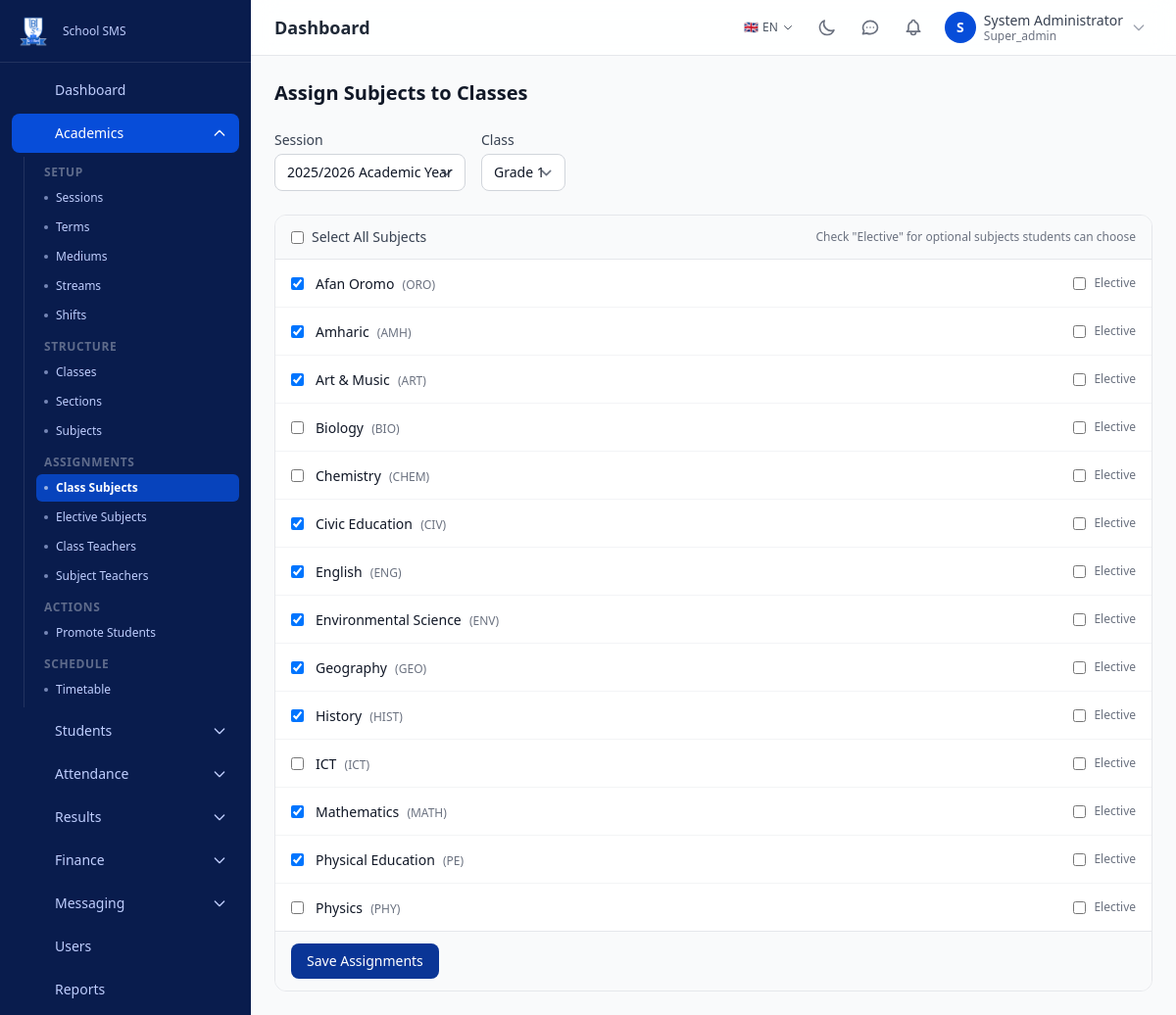
Screenshot of /academics/class-subjects (signed in) with the database file from the repository.
### tables this page shows
CREATE TABLE IF NOT EXISTS `subjects` (
    `id` BIGINT UNSIGNED NOT NULL AUTO_INCREMENT,
    `name` VARCHAR(100) NOT NULL,
    `code` VARCHAR(20) NOT NULL,
    `description` TEXT DEFAULT NULL,
    `type` ENUM('theory','practical','both') NOT NULL DEFAULT 'theory',
    `is_active` TINYINT(1) NOT NULL DEFAULT 1,
    `status` ENUM('active','inactive') NOT NULL DEFAULT 'active',
    `created_at` DATETIME NOT NULL DEFAULT CURRENT_TIMESTAMP,
    `updated_at` DATETIME NOT NULL DEFAULT CURRENT_TIMESTAMP ON UPDATE CURRENT_TIMESTAMP,
    PRIMARY KEY (`id`),
    UNIQUE KEY `uk_subjects_code` (`code`)
);

### public/index.php (called while the page is built, shortened)
<?php
require APP_ROOT . '/core/env.php';
require APP_ROOT . '/core/db.php';
require APP_ROOT . '/core/security.php';
require APP_ROOT . '/core/helpers.php';
require APP_ROOT . '/core/validation.php';
require APP_ROOT . '/core/router.php';
router_dispatch();

### core/db.php (called while the page is built, shortened)
<?php
function db_connect(): PDO {
    static $pdo = null;
    if ($pdo === null) {
        $dsn = sprintf(
            'mysql:host=%s;port=%s;dbname=%s;charset=%s',
            DB_HOST,
            DB_PORT,
            DB_NAME,
            DB_CHARSET
        );
        try {
            $pdo = new PDO($dsn, DB_USER, DB_PASS, DB_OPTIONS);
        } catch (PDOException $e) {
            error_log('Database connection failed: ' . $e->getMessage());
            if (APP_DEBUG) {
                die('Database connection failed: ' . htmlspecialchars($e->getMessage()));
            }
            die('A database error occurred. Please try again later.');
        }
    }
    return $pdo;
}
function db_query(string $sql, array $params = []): PDOStatement {
    $pdo = db_connect();
    $stmt = $pdo->prepare($sql);
    $stmt->execute($params);
    return $stmt;
}
function db_fetch_all(string $sql, array $params = []): array {
    return db_query($sql, $params)->fetchAll();
}
function db_fetch_one(string $sql, array $params = []): ?array {
    $row = db_query($sql, $params)->fetch();
    return $row ?: null;
}

### core/validation.php (called while the page is built, shortened)
<?php
function input(string $key, $default = '') {
    $value = $_POST[$key] ?? $_GET[$key] ?? $default;
    return $value;
}
function input_int(string $key, int $default = 0): int {
    return (int) input($key, $default);
}

### core/helpers.php (called while the page is built, shortened)
<?php
function get_active_session(): ?array {
    static $session = false;
    if ($session === false) {
        $session = db_fetch_one("SELECT * FROM academic_sessions WHERE is_active = 1 LIMIT 1");
    }
    return $session;
}

### core/security.php (called while the page is built, shortened)
<?php
function e(?string $value): string {
    return htmlspecialchars($value ?? '', ENT_QUOTES | ENT_SUBSTITUTE, 'UTF-8');
}

### modules/academics/views/class_subjects.php (the view, shortened to what this page needs)
<?php
$classes  = db_fetch_all("SELECT id, name FROM classes ORDER BY sort_order ASC");
$subjects = db_fetch_all("SELECT id, name, code FROM subjects WHERE is_active = 1 ORDER BY name ASC");
$sessions = db_fetch_all("SELECT id, name FROM academic_sessions ORDER BY start_date DESC");
$activeSession = get_active_session();
$filterSession = input_int('session_id') ?: ($activeSession['id'] ?? 0);
$filterClass   = input_int('class_id');
if (!$filterClass && !empty($classes)) {
    $filterClass = $classes[0]['id'];
}
$assigned    = [];
$electiveMap = [];
if ($filterClass && $filterSession) {
    $rows = db_fetch_all(
        "SELECT subject_id, is_elective FROM class_subjects WHERE class_id = ? AND session_id = ?",
        [$filterClass, $filterSession]
    );
    foreach ($rows as $r) {
        $assigned[$r['subject_id']] = true;
    }
} elseif ($filterClass) {
    $rows = db_fetch_all("SELECT subject_id, is_elective FROM class_subjects WHERE class_id = ?", [$filterClass]);
    foreach ($rows as $r) {
        $assigned[$r['subject_id']] = true;
        if ($r['is_elective']) $electiveMap[$r['subject_id']] = true;
    }
}
?>
<div class="max-w-5xl mx-auto">
    <h1 class="text-xl font-bold text-gray-900 dark:text-dark-text mb-6">Assign Subjects to Classes</h1>
    <div class="flex flex-wrap items-end gap-4 mb-6">
        <div>
            <label class="block text-sm font-medium text-gray-700 dark:text-gray-300 mb-1">Session</label>
            <select onchange="updateCSFilter()" id="csSession" class="px-3 py-2 border border-gray-300 dark:border-dark-border rounded-lg text-sm bg-white dark:bg-dark-card dark:text-dark-text">
                <?php foreach ($sessions as $s): ?>
                    <option value="<?= $s['id'] ?>" <?= $filterSession == $s['id'] ? 'selected' : '' ?>><?= e($s['name']) ?></option>
                <?php endforeach; ?>
            </select>
        </div>
        <div>
            <label class="block text-sm font-medium text-gray-700 dark:text-gray-300 mb-1">Class</label>
            <select onchange="updateCSFilter()" id="csClass" class="px-3 py-2 border border-gray-300 dark:border-dark-border rounded-lg text-sm bg-white dark:bg-dark-card dark:text-dark-text">
                <?php foreach ($classes as $c): ?>
                    <option value="<?= $c['id'] ?>" <?= $filterClass == $c['id'] ? 'selected' : '' ?>><?= e($c['name']) ?></option>
                <?php endforeach; ?>
            </select>
        </div>
    </div>
    <?php if ($filterClass): ?>
    <form method="POST" action="<?= url('academics', 'class-subjects-save') ?>">
        <div class="bg-white dark:bg-dark-card rounded-xl border border-gray-200 dark:border-dark-border overflow-hidden">
            <div class="px-4 py-3 bg-gray-50 dark:bg-dark-bg border-b flex items-center justify-between">
                <label class="flex items-center gap-2 text-sm">
                    <input type="checkbox" onclick="toggleSelectAll(this, 'subjects[]')" class="rounded border-gray-300 dark:border-dark-border text-primary-600 focus:ring-primary-500">
                    <span class="font-medium text-gray-700 dark:text-gray-300">Select All Subjects</span>
                </label>
                <span class="text-xs text-gray-500 dark:text-dark-muted">Check "Elective" for optional subjects students can choose</span>
            </div>
            <div class="divide-y divide-gray-100 dark:divide-dark-border">
                <?php foreach ($subjects as $s): ?>
                    <div class="flex items-center justify-between px-4 py-3 hover:bg-gray-50 dark:bg-dark-bg">
                        <label class="flex items-center gap-3 cursor-pointer flex-1">
                            <input type="checkbox" name="subjects[]" value="<?= $s['id'] ?>"
                                   <?= isset($assigned[$s['id']]) ? 'checked' : '' ?>
                                   class="rounded border-gray-300 dark:border-dark-border text-primary-600 focus:ring-primary-500">
                            <div>
                                <span class="text-sm font-medium text-gray-900 dark:text-dark-text"><?= e($s['name']) ?></span>
                                <span class="text-xs text-gray-500 dark:text-dark-muted ml-1">(<?= e($s['code']) ?>)</span>
                            </div>
                        </label>
                        <label class="flex items-center gap-2 cursor-pointer">
                            <input type="checkbox" name="electives[]" value="<?= $s['id'] ?>"
                                   <?= isset($electiveMap[$s['id']]) ? 'checked' : '' ?>
                                   class="rounded border-gray-300 dark:border-dark-border text-orange-500 focus:ring-orange-400">
                            <span class="text-xs text-gray-500 dark:text-dark-muted">Elective</span>
                        </label>
                    </div>
                <?php endforeach; ?>
            </div>
            <div class="px-4 py-3 bg-gray-50 dark:bg-dark-bg border-t">
                <button type="submit" class="px-4 py-2 bg-primary-800 hover:bg-primary-900 text-white font-medium rounded-lg text-sm transition">
                    Save Assignments
                </button>
            </div>
        </div>
    </form>
    <?php endif; ?>
</div>
<?php
require APP_ROOT . '/templates/layout.php';

### public/assets/css/app.css (style rules this page uses)
select { background-color: #fff; background-position: right 0.5rem center; background-repeat: no-repeat; background-size: 1.5em 1.5em; padding-right: 2.5rem; color: #374151; -webkit-appearance: none; -moz-appearance: none; appearance: none; }

### rows the page displays
subjects: id "☑", name "Afan Oromo", code "ORO"
subjects: id "☑", name "Amharic", code "AMH"
subjects: id "☑", name "Art & Music", code "ART"
subjects: name "Biology", code "BIO"
subjects: name "Chemistry", code "CHEM"
subjects: id "☑", name "Civic Education", code "CIV"
subjects: id "☑", name "English", code "ENG"
subjects: id "☑", name "Environmental Science", code "ENV"
subjects: id "☑", name "Geography", code "GEO"
subjects: id "☑", name "History", code "HIST"
subjects: name "ICT", code "ICT"
subjects: id "☑", name "Mathematics", code "MATH"
subjects: id "☑", name "Physical Education", code "PE"
subjects: name "Physics", code "PHY"

### other values shown
$item['label'] "Dashboard"
$item['label'] "Academics"
$groupLabel "SETUP"
$child['label'] "Sessions"
$child['label'] "Terms"
$child['label'] "Mediums"
$child['label'] "Streams"
$child['label'] "Shifts"
$groupLabel "STRUCTURE"
$child['label'] "Classes"
$child['label'] "Sections"
$child['label'] "Subjects"
$groupLabel "ASSIGNMENTS"
$child['label'] "Class Subjects"
$child['label'] "Elective Subjects"
